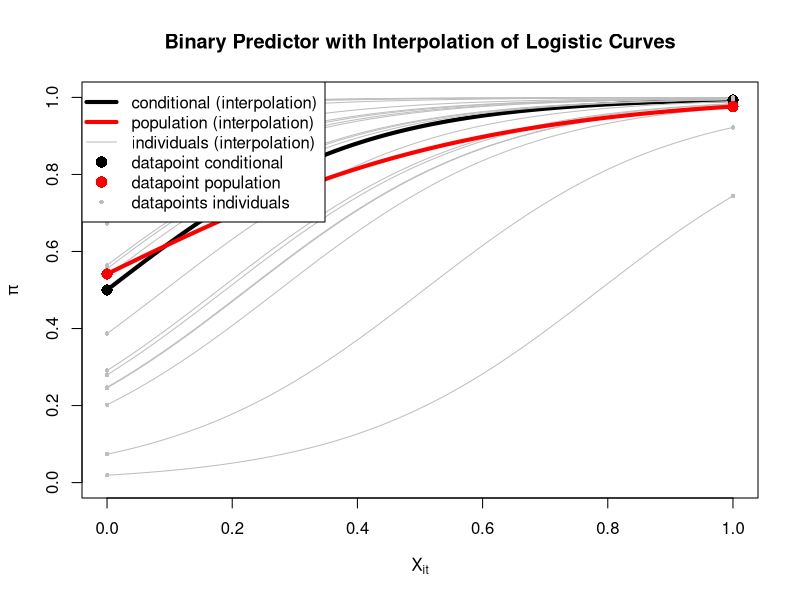
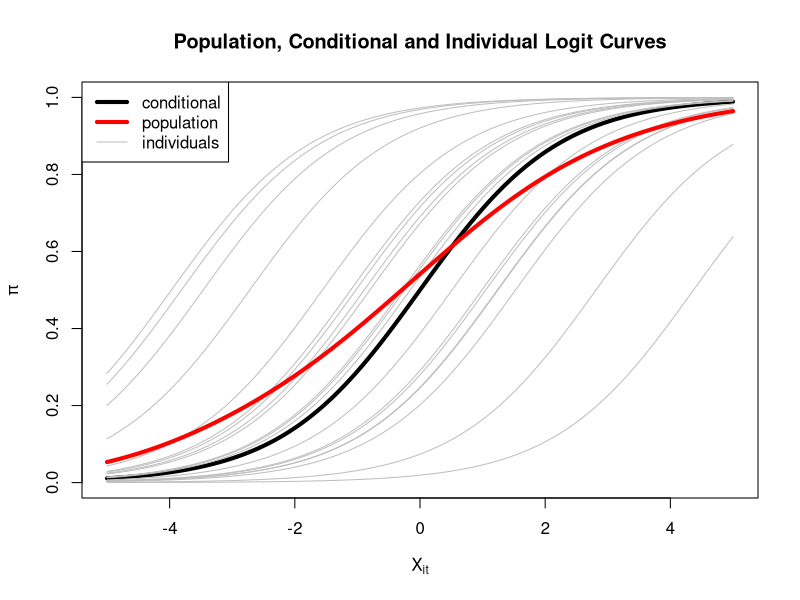
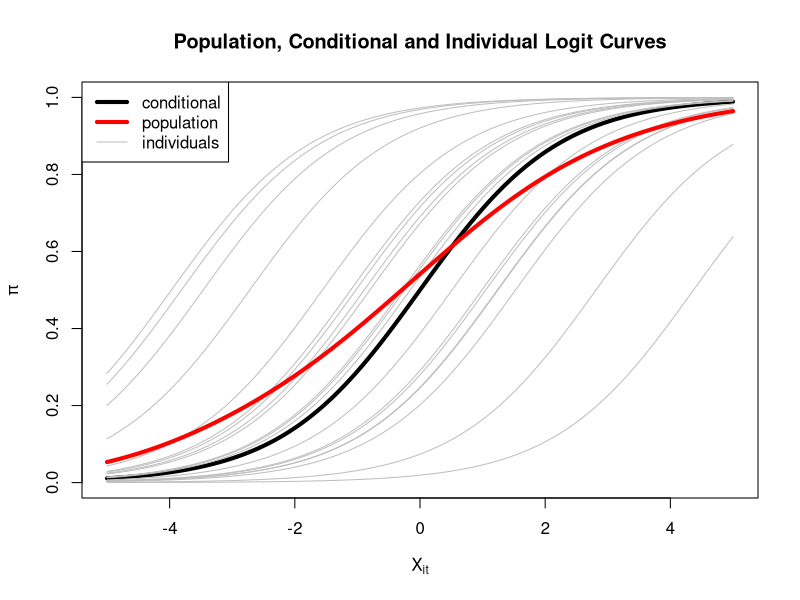

The R script that drew these images, in order:
## ---- chunk 1
#| label: fig-marginal-vs-conditional
#| fig.width: 10
#| fig.height: 8

set.seed(123) # For reproducibility

# Parameters
beta_0 <- 0 # for simplicity
beta_1 <- 0.9
sigma_b0 <- sqrt(4)

n_individuals <- 20 # Number of individuals to plot
X_grid <- seq(-5, 5, length.out = 10000) # Values for X_it

# Generate random intercepts for individuals
b0 <- rnorm(n_individuals, mean = 0, sd = sigma_b0)

# Conditional-level logit and probability: the mean individual (b0 = 0)
logit_conditional <- beta_0 + beta_1 * X_grid + 0
pi_conditional <- 1 / (1 + exp(-logit_conditional))

# Individual-specific logits and probabilities
logit_individuals <- sapply(b0, function(b) beta_0 + beta_1 * X_grid + b)
pi_individuals <- 1 / (1 + exp(-logit_individuals))

# Population-level logit and probability: average probabilities across individuals
pi_population <- rowMeans(pi_individuals)

# save the upcoming plot
png("figure/fig-marginal-vs-conditional.png", width = 1200, height = 1000, res = 150)

# Plot the conditional-level curve
plot(X_grid, pi_conditional, type = "l", lwd = 4, col = "black",
     ylim = c(0, 1), xlim = c(-5, 5), xlab = expression(X[it]), ylab = expression(pi),
     main = "Population, Conditional and Individual Logit Curves")

# Add individual curves (grey lines)
for (i in 1:n_individuals) {
  lines(X_grid, pi_individuals[, i], col = "grey", lwd = 1)
}

# add the population-level curve (red line)
lines(X_grid, pi_population, col = "red", lwd = 4)

# Add a legend
legend("topleft", legend = c("conditional", "population", "individuals"),
       col = c("black", "red",  "grey"), lty = c(1, 1, 1), lwd = c(4, 4, 1))

dev.off()
## ---- chunk 2
#| label: fig-overlay-logistic
#| fig.width: 10
#| fig.height: 8

set.seed(123) # For reproducibility

# Parameters
beta_0 <- 0
beta_1 <- 5
sigma_b0 <- sqrt(4)

n_individuals <- 20 # Number of individuals to plot

# Continuous logistic predictor
X_grid_cont <- seq(0, 1, length.out = 10000)

# Binary predictor
X_grid_bin <- c(0, 1)

# Generate random intercepts for individuals
b0 <- rnorm(n_individuals, mean = 0, sd = sigma_b0)

# Continuous predictor: Compute conditional and individual probabilities
logit_conditional <- beta_0 + beta_1 * X_grid_cont
pi_conditional <- 1 / (1 + exp(-logit_conditional))

logit_individuals_cont <- sapply(b0, function(b) beta_0 + beta_1 * X_grid_cont + b)
pi_individuals_cont <- 1 / (1 + exp(-logit_individuals_cont))

pi_population_cont <- rowMeans(pi_individuals_cont)

# Binary predictor: Compute probabilities
logit_individuals_bin <- sapply(b0, function(b) outer(beta_0 + beta_1 * X_grid_bin, b, "+"))
pi_individuals_bin <- 1 / (1 + exp(-logit_individuals_bin))

pi_population_bin <- rowMeans(pi_individuals_bin)

# Plot the continuous logistic curve
plot(X_grid_cont, pi_conditional, type = "l", lwd = 4, col = "black",
     ylim = c(0, 1), xlim = c(0, 1), xlab = expression(X[it]), ylab = expression(pi),
     main = "Binary Predictor with Interpolation of Logistic Curves")

# Add individual curves (grey lines) for continuous logistic function
for (i in 1:n_individuals) {
  lines(X_grid_cont, pi_individuals_cont[, i], col = "grey", lwd = 1)
}

# Add population-level curve (red line) for continuous logistic function
lines(X_grid_cont, pi_population_cont, col = "red", lwd = 4)

# Overlay binary predictor points (black and red)
points(X_grid_bin, 1 / (1 + exp(-(beta_0 + beta_1 * X_grid_bin))), col = "black", pch = 16, cex = 1.5)
for (i in 1:n_individuals) {
  points(X_grid_bin, pi_individuals_bin[, i], col = "grey", pch = 16, cex = 0.6)
}
points(X_grid_bin, pi_population_bin, col = "red", pch = 16, cex = 1.5)

# Add a legend
legend("topleft", legend = c("conditional (interpolation)", "population (interpolation)", "individuals (interpolation)", 
                             "datapoint conditional", "datapoint population", "datapoints individuals"),
       col = c("black", "red", "grey", "black", "red", "grey"), 
       lty = c(1, 1, 1, NA, NA, NA), 
       pch = c(NA, NA, NA, 16, 16, 16), 
       lwd = c(4, 4, 1, NA, NA, NA), pt.cex = c(NA, NA, NA, 1.5, 1.5, 0.6))

## ---- chunk 3
#| label: fig-mixed-linear-model
#| fig.width: 10
#| fig.height: 8

set.seed(123) # For reproducibility

# Parameters
beta_0 <- 0 # for simplicity
beta_1 <- 0.9
sigma_b0 <- sqrt(4)

n_individuals <- 20 # Number of individuals to plot
X_grid <- seq(-5, 5, length.out = 10000) # Values for X_it

# Generate random intercepts for individuals
b0 <- rnorm(n_individuals, mean = 0, sd = sigma_b0)

# Conditional-level logit and probability: the mean individual (b0 = 0)
logit_conditional <- beta_0 + beta_1 * X_grid + 0
pi_conditional <- 1 / (1 + exp(-logit_conditional))

# Individual-specific logits and probabilities
logit_individuals <- sapply(b0, function(b) beta_0 + beta_1 * X_grid + b)
pi_individuals <- 1 / (1 + exp(-logit_individuals))

# Population-level logit and probability: average probabilities across individuals
pi_population <- rowMeans(pi_individuals)

# save the upcoming plot
png("figure/fig-marginal-vs-conditional.png", width = 1200, height = 1000, res = 150)

# Plot the conditional-level curve
plot(X_grid, pi_conditional, type = "l", lwd = 4, col = "black",
     ylim = c(0, 1), xlim = c(-5, 5), xlab = expression(X[it]), ylab = expression(pi),
     main = "Population, Conditional and Individual Logit Curves")

# Add individual curves (grey lines)
for (i in 1:n_individuals) {
  lines(X_grid, pi_individuals[, i], col = "grey", lwd = 1)
}

# add the population-level curve (red line)
lines(X_grid, pi_population, col = "red", lwd = 4)

# Add a legend
legend("topleft", legend = c("conditional", "population", "individuals"),
       col = c("black", "red",  "grey"), lty = c(1, 1, 1), lwd = c(4, 4, 1))

dev.off()
## ---- chunk 4
#| ```
